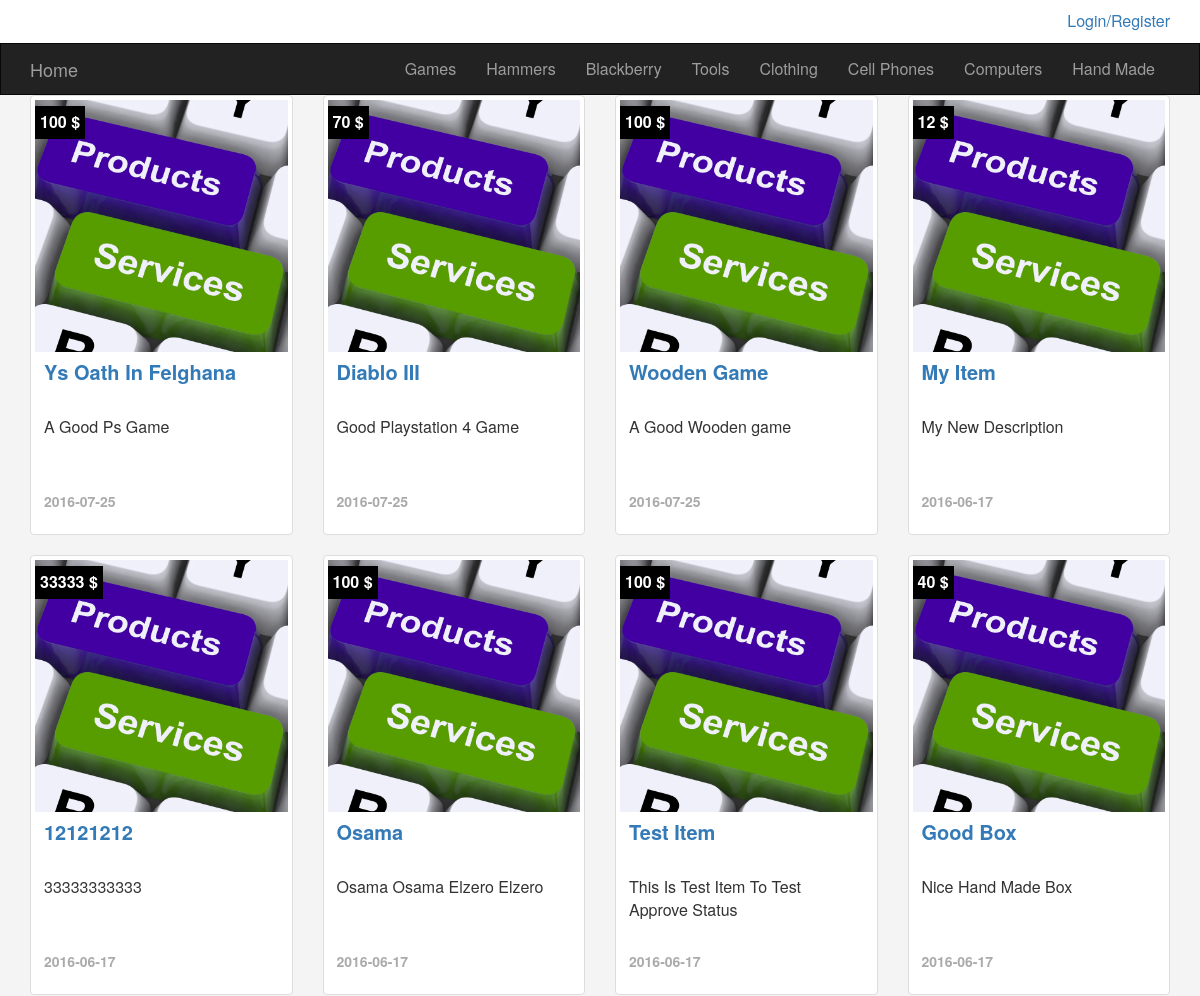
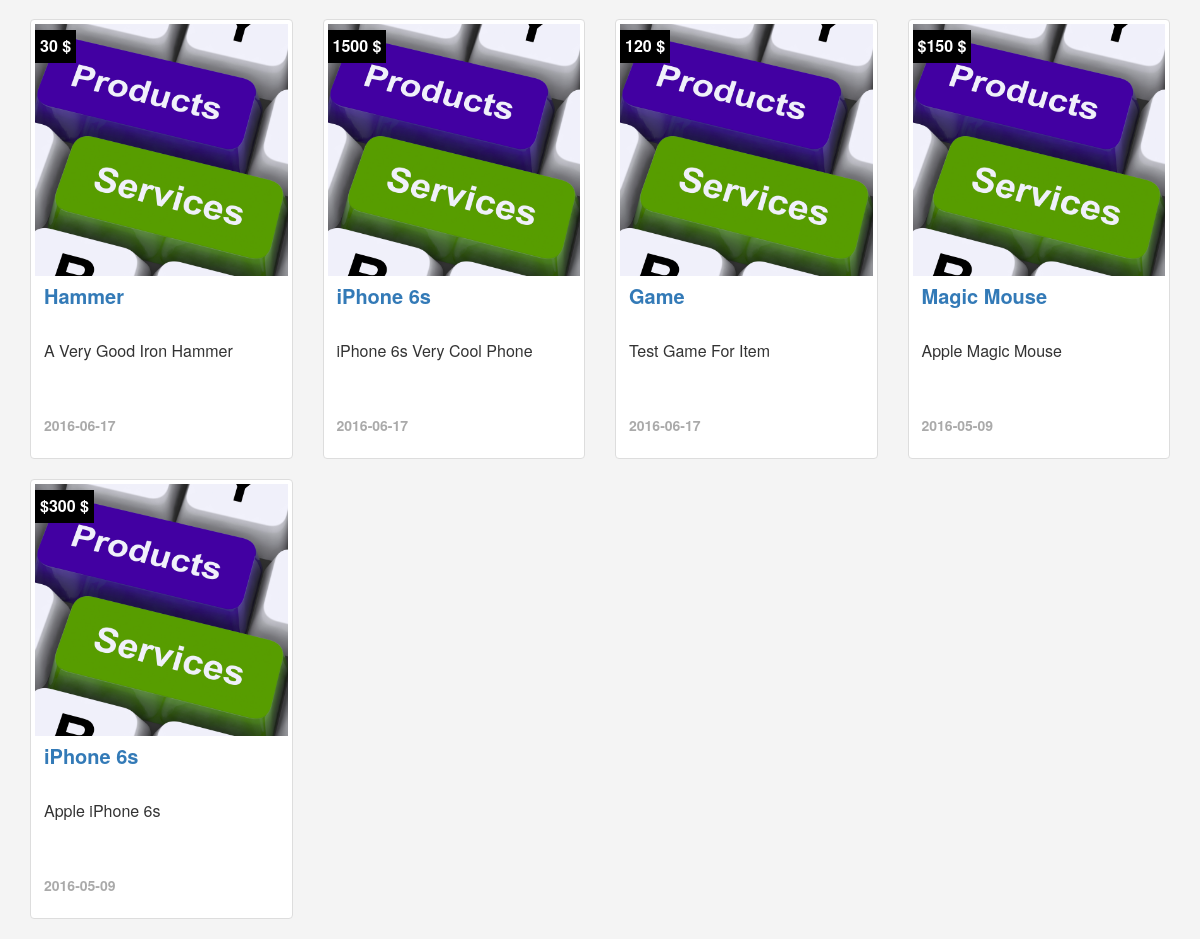
The page / on the database its author committed (2 pictures, top to bottom).
### tables this page shows
CREATE TABLE `categories` (
  `ID` int(11) NOT NULL,
  `Name` varchar(255) NOT NULL,
  `Description` text NOT NULL,
  `parent` int(11) NOT NULL,
  `Ordering` int(11) DEFAULT NULL,
  `Visibility` tinyint(4) NOT NULL DEFAULT '0',
  `Allow_Comment` tinyint(4) NOT NULL DEFAULT '0',
  `Allow_Ads` tinyint(4) NOT NULL DEFAULT '0'
);

CREATE TABLE `items` (
  `Item_ID` int(11) NOT NULL,
  `Name` varchar(255) NOT NULL,
  `Description` text NOT NULL,
  `Price` varchar(255) NOT NULL,
  `Add_Date` date NOT NULL,
  `Country_Made` varchar(255) NOT NULL,
  `Image` varchar(255) NOT NULL,
  `Status` varchar(255) NOT NULL,
  `Rating` smallint(6) NOT NULL,
  `Approve` tinyint(4) NOT NULL DEFAULT '0',
  `Cat_ID` int(11) NOT NULL,
  `Member_ID` int(11) NOT NULL,
  `tags` varchar(255) DEFAULT NULL
);

### init.php (called while the page is built, shortened)
<?php
include "admin/connect.php";
$template = "includes/templates/";
$functions = "includes/functions/";
$css = "layout/css/";
include $functions . "functions.php";
include $template . "header.php";

### includes/functions/functions.php (called while the page is built, shortened)
<?php
        function getAllFormTable($tblName, $orderBy, $where = null){
            $query = $where = null ? '' : $where;
            global $conn;
            $stmt = $conn->prepare("SELECT * FROM $tblName $query ORDER BY $orderBy DESC ");
            $stmt->execute();
            $count = $stmt->fetchAll();
            return $count;
        }

### index.php (the view, shortened to what this page needs)
<?php
include "init.php";
?>
    <div class="container">
        <div class="row">
            <?php
            $items = getAllFormTable('items', 'Item_ID', 'WHERE Approve = 1');
            if($items) {
                foreach ($items as $item) {
                    echo "<div class='col-sm-6 col-md-3'>";
                    echo "<div class='thumbnail item_box'>";
                    echo "<div class='price_tag'>" . $item['Price'] . " $</div>";
                    echo "<img class='img-responsive' src='item.jpg' alt='Item' />";
                    echo "<div class='caption'>";
                    echo "<h1><a href='items.php?itemid=".$item['Item_ID']."'> " . $item['Name'] . "</a></h1>";
                    echo "<p class='desc-item'>" . $item['Description'] . "</p>";
                    echo "<p class='date'>" . $item['Add_Date'] . "</p>";
                    echo "</div>";
                    echo "</div>";
                    echo "</div>";
                }
            }
            else{
                echo "<div class='container'>";
                $MSG =  "<div class='alert alert-danger'>Ther is No This ID</div>";
                RedirectToHome($MSG,null, 5);
                echo "</div>";
            }
            ?>
        </div>
    </div>
<?php
include $template . "footer.php";
?>

### includes/templates/header.php (shortened to what this page needs)
<!DOCTYPE html>
<html lang="en">
<head>
    <link rel="stylesheet" href="<?php echo $css; ?>bootstrap.min.css">
    <link rel="stylesheet" href="<?php echo $css; ?>font-awesome.min.css">
    <link rel="stylesheet" href="<?php echo $css; ?>frontend.css">
</head>
<body>
<div class="upper-bar">
    <div class="container text-right">
        <?php
        if(isset($_SESSION['user'])){ ?>
        <img src="item.jpg" class="img-responsive img-thumbnail img-circle img-user">
        <div class="btn-group dropdown-user">
            <span class="btn dropdown-toggle" data-toggle="dropdown">
                <?php echo $sessionUser;?>
                <span class="caret"></span>
            </span>
            <ul class="dropdown-menu">
                <li><a href="profile.php">My Profile</a> </li>
                <li><a href="newads.php">New Item</a> </li>
                <li><a href="logout.php">Logout</a> </li>
            </ul>
        </div>
            <?php
        }else{
            echo '<a href="login.php" class="pull-right">Login/Register</a>';
        }
        ?>
    </div>
</div>
    <nav class="navbar navbar-inverse">
        <div class="container">
            <div class="navbar-header">
                <a class="navbar-brand" href="index.php">Home</a>
            </div>
            <div class="collapse navbar-collapse" id="app-nav">
                <ul class="nav navbar-nav navbar-right">
                    <?php
                        $category = getAllFormTable('categories', 'ID');
                    foreach ($category as $cat){
                        echo "<li>";
                            echo "<a href='categories.php?pageid=" .$cat['ID']. "'>" .$cat['Name']. "</a>";
                        echo "</li>";
                    }
                    ?>
                </ul>
            </div>
        </div>
    </nav>

### includes/templates/footer.php (shortened to what this page needs)
</body>
</html>

### layout/css/frontend.css (style rules this page uses)
body { background-color: #F4F4F4; font-size: 16px; }
h1 { color: #666; font-size: 50px; font-weight: bold; margin: 40px 0; }
.navbar { border-radius: 0; margin-bottom: 0; }
.upper-bar { padding:10px; background-color: #FFF; }
.item_box { position: relative; height: 440px; overflow: hidden; overflow: hidden; }
.item_box h1 { font-size: 20px; margin: 0; height:50px; }
.item_box .price_tag { position: absolute; background-color: black; padding: 5px; top: 10px; font-weight: bold; color: white; }
.item_box .caption .desc-item { height: 60px; margin: 5px 0; }
.thumbnail .date { font-size: 14px; text-align: left; color: #AAA; font-weight: bold; padding-top: 10px; }

### rows shown on the page
categories: Name "Games"
categories: Name "Hammers"
categories: Name "Blackberry"
categories: Name "Tools"
categories: Name "Clothing"
categories: Name "Cell Phones"
categories: Name "Computers"
categories: Name "Hand Made"
items: Price "100", Name "Ys Oath In Felghana", Description "A Good Ps Game", Add_Date "2016-07-25"
items: Price "70", Name "Diablo III", Description "Good Playstation 4 Game", Add_Date "2016-07-25"
items: Price "100", Name "Wooden Game", Description "A Good Wooden game", Add_Date "2016-07-25"
items: Price "12", Name "My Item", Description "My New Description", Add_Date "2016-06-17"
items: Price "33333", Name "12121212", Description "33333333333", Add_Date "2016-06-17"
items: Price "100", Name "Osama", Description "Osama Osama Elzero Elzero", Add_Date "2016-06-17"
items: Price "100", Name "Test Item", Description "This Is Test Item To Test Approve Status", Add_Date "2016-06-17"
items: Price "40", Name "Good Box", Description "Nice Hand Made Box", Add_Date "2016-06-17"
items: Price "30", Name "Hammer", Description "A Very Good Iron Hammer", Add_Date "2016-06-17"
items: Price "1500", Name "iPhone 6s", Description "iPhone 6s Very Cool Phone", Add_Date "2016-06-17"
items: Price "120", Name "Game", Description "Test Game For Item", Add_Date "2016-06-17"
items: Price "$150", Name "Magic Mouse", Description "Apple Magic Mouse", Add_Date "2016-05-09"
items: Price "$300", Name "iPhone 6s", Description "Apple iPhone 6s", Add_Date "2016-05-09"
